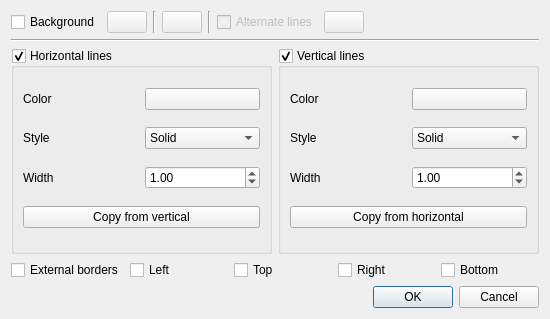
<?xml version="1.0" encoding="UTF-8"?>
<ui version="4.0">
 <class>Dialog</class>
 <widget class="QDialog" name="Dialog">
  <property name="geometry">
   <rect>
    <x>0</x>
    <y>0</y>
    <width>550</width>
    <height>319</height>
   </rect>
  </property>
  <property name="windowTitle">
   <string>Edit borders</string>
  </property>
  <layout class="QGridLayout" name="gridLayout_3">
   <item row="2" column="0">
    <widget class="QGroupBox" name="hLineGroupBox">
     <property name="title">
      <string>Horizontal lines</string>
     </property>
     <property name="checkable">
      <bool>true</bool>
     </property>
     <layout class="QGridLayout" name="gridLayout">
      <item row="0" column="0">
       <widget class="QLabel" name="label">
        <property name="text">
         <string>Color</string>
        </property>
       </widget>
      </item>
      <item row="0" column="1">
       <widget class="ColorSelectButton" name="hPenColorBtn">
        <property name="color" stdset="0">
         <color>
          <red>0</red>
          <green>0</green>
          <blue>0</blue>
         </color>
        </property>
       </widget>
      </item>
      <item row="1" column="0">
       <widget class="QLabel" name="label_2">
        <property name="text">
         <string>Style</string>
        </property>
       </widget>
      </item>
      <item row="2" column="1">
       <widget class="QDoubleSpinBox" name="hPenWidthSpin">
        <property name="minimum">
         <double>0.100000000000000</double>
        </property>
        <property name="maximum">
         <double>16.000000000000000</double>
        </property>
        <property name="singleStep">
         <double>0.500000000000000</double>
        </property>
        <property name="value">
         <double>1.000000000000000</double>
        </property>
       </widget>
      </item>
      <item row="1" column="1">
       <widget class="QComboBox" name="hPenStyleCombo">
        <item>
         <property name="text">
          <string>Solid</string>
         </property>
        </item>
        <item>
         <property name="text">
          <string>Dashed</string>
         </property>
        </item>
        <item>
         <property name="text">
          <string>Dotted</string>
         </property>
        </item>
        <item>
         <property name="text">
          <string>Dash-dot</string>
         </property>
        </item>
        <item>
         <property name="text">
          <string>Dash-dot-dot</string>
         </property>
        </item>
       </widget>
      </item>
      <item row="2" column="0">
       <widget class="QLabel" name="label_9">
        <property name="text">
         <string>Width</string>
        </property>
       </widget>
      </item>
      <item row="3" column="0" colspan="2">
       <widget class="QPushButton" name="copyVerticalBtn">
        <property name="text">
         <string>Copy from vertical</string>
        </property>
       </widget>
      </item>
     </layout>
    </widget>
   </item>
   <item row="4" column="0" colspan="2">
    <layout class="QHBoxLayout" name="previewLayout"/>
   </item>
   <item row="2" column="1">
    <widget class="QGroupBox" name="vLineGroupBox">
     <property name="title">
      <string>Vertical lines</string>
     </property>
     <property name="checkable">
      <bool>true</bool>
     </property>
     <layout class="QGridLayout" name="gridLayout_2">
      <item row="0" column="0">
       <widget class="QLabel" name="label_3">
        <property name="text">
         <string>Color</string>
        </property>
       </widget>
      </item>
      <item row="0" column="1">
       <widget class="ColorSelectButton" name="vPenColorBtn">
        <property name="color" stdset="0">
         <color>
          <red>0</red>
          <green>0</green>
          <blue>0</blue>
         </color>
        </property>
       </widget>
      </item>
      <item row="1" column="0">
       <widget class="QLabel" name="label_4">
        <property name="text">
         <string>Style</string>
        </property>
       </widget>
      </item>
      <item row="1" column="1">
       <widget class="QComboBox" name="vPenStyleCombo">
        <item>
         <property name="text">
          <string>Solid</string>
         </property>
        </item>
        <item>
         <property name="text">
          <string>Dashed</string>
         </property>
        </item>
        <item>
         <property name="text">
          <string>Dotted</string>
         </property>
        </item>
        <item>
         <property name="text">
          <string>Dash-dot</string>
         </property>
        </item>
        <item>
         <property name="text">
          <string>Dash-dot-dot</string>
         </property>
        </item>
       </widget>
      </item>
      <item row="2" column="0">
       <widget class="QLabel" name="label_10">
        <property name="text">
         <string>Width</string>
        </property>
       </widget>
      </item>
      <item row="2" column="1">
       <widget class="QDoubleSpinBox" name="vPenWidthSpin">
        <property name="minimum">
         <double>0.100000000000000</double>
        </property>
        <property name="maximum">
         <double>16.000000000000000</double>
        </property>
        <property name="singleStep">
         <double>0.500000000000000</double>
        </property>
        <property name="value">
         <double>1.000000000000000</double>
        </property>
       </widget>
      </item>
      <item row="3" column="0" colspan="2">
       <widget class="QPushButton" name="copyHorizontalBtn">
        <property name="text">
         <string>Copy from horizontal</string>
        </property>
       </widget>
      </item>
     </layout>
    </widget>
   </item>
   <item row="3" column="0" colspan="2">
    <layout class="QHBoxLayout" name="horizontalLayout">
     <item>
      <widget class="QCheckBox" name="bordersChk">
       <property name="text">
        <string>External borders</string>
       </property>
      </widget>
     </item>
     <item>
      <widget class="QCheckBox" name="leftChk">
       <property name="text">
        <string>Left</string>
       </property>
      </widget>
     </item>
     <item>
      <widget class="QCheckBox" name="topChk">
       <property name="text">
        <string>Top</string>
       </property>
      </widget>
     </item>
     <item>
      <widget class="QCheckBox" name="rightChk">
       <property name="text">
        <string>Right</string>
       </property>
      </widget>
     </item>
     <item>
      <widget class="QCheckBox" name="bottomChk">
       <property name="text">
        <string>Bottom</string>
       </property>
      </widget>
     </item>
    </layout>
   </item>
   <item row="5" column="0" colspan="2">
    <widget class="QDialogButtonBox" name="buttonBox">
     <property name="orientation">
      <enum>Qt::Horizontal</enum>
     </property>
     <property name="standardButtons">
      <set>QDialogButtonBox::Cancel|QDialogButtonBox::Ok</set>
     </property>
    </widget>
   </item>
   <item row="1" column="0" colspan="2">
    <widget class="Line" name="line">
     <property name="orientation">
      <enum>Qt::Horizontal</enum>
     </property>
    </widget>
   </item>
   <item row="0" column="0" colspan="2">
    <layout class="QHBoxLayout" name="horizontalLayout_2">
     <item>
      <widget class="QCheckBox" name="backgroundChk">
       <property name="text">
        <string>Background</string>
       </property>
      </widget>
     </item>
     <item>
      <widget class="ColorSelectButton" name="backgroundColorBtn">
       <property name="enabled">
        <bool>false</bool>
       </property>
       <property name="color" stdset="0">
        <color>
         <red>184</red>
         <green>232</green>
         <blue>236</blue>
        </color>
       </property>
      </widget>
     </item>
     <item>
      <widget class="Line" name="line_2">
       <property name="orientation">
        <enum>Qt::Vertical</enum>
       </property>
      </widget>
     </item>
     <item>
      <widget class="QPushButton" name="invertBtn">
       <property name="enabled">
        <bool>false</bool>
       </property>
       <property name="sizePolicy">
        <sizepolicy hsizetype="Maximum" vsizetype="Fixed">
         <horstretch>0</horstretch>
         <verstretch>0</verstretch>
        </sizepolicy>
       </property>
       <property name="toolTip">
        <string>Invert colors</string>
       </property>
       <property name="icon">
        <iconset theme="document-swap"/>
       </property>
      </widget>
     </item>
     <item>
      <widget class="Line" name="line_3">
       <property name="orientation">
        <enum>Qt::Vertical</enum>
       </property>
      </widget>
     </item>
     <item>
      <widget class="QCheckBox" name="alternateChk">
       <property name="enabled">
        <bool>false</bool>
       </property>
       <property name="text">
        <string>Alternate lines</string>
       </property>
      </widget>
     </item>
     <item>
      <widget class="ColorSelectButton" name="alternateColorBtn">
       <property name="enabled">
        <bool>false</bool>
       </property>
       <property name="color" stdset="0">
        <color>
         <red>216</red>
         <green>210</green>
         <blue>236</blue>
        </color>
       </property>
      </widget>
     </item>
     <item>
      <spacer name="horizontalSpacer">
       <property name="orientation">
        <enum>Qt::Horizontal</enum>
       </property>
       <property name="sizeHint" stdset="0">
        <size>
         <width>40</width>
         <height>20</height>
        </size>
       </property>
      </spacer>
     </item>
    </layout>
   </item>
  </layout>
 </widget>
 <customwidgets>
  <customwidget>
   <class>ColorSelectButton</class>
   <extends>QPushButton</extends>
   <header>colorselectbutton</header>
  </customwidget>
 </customwidgets>
 <resources/>
 <connections>
  <connection>
   <sender>buttonBox</sender>
   <signal>accepted()</signal>
   <receiver>Dialog</receiver>
   <slot>accept()</slot>
   <hints>
    <hint type="sourcelabel">
     <x>244</x>
     <y>312</y>
    </hint>
    <hint type="destinationlabel">
     <x>157</x>
     <y>274</y>
    </hint>
   </hints>
  </connection>
  <connection>
   <sender>buttonBox</sender>
   <signal>rejected()</signal>
   <receiver>Dialog</receiver>
   <slot>reject()</slot>
   <hints>
    <hint type="sourcelabel">
     <x>312</x>
     <y>312</y>
    </hint>
    <hint type="destinationlabel">
     <x>286</x>
     <y>274</y>
    </hint>
   </hints>
  </connection>
  <connection>
   <sender>backgroundChk</sender>
   <signal>toggled(bool)</signal>
   <receiver>backgroundColorBtn</receiver>
   <slot>setEnabled(bool)</slot>
   <hints>
    <hint type="sourcelabel">
     <x>89</x>
     <y>18</y>
    </hint>
    <hint type="destinationlabel">
     <x>140</x>
     <y>20</y>
    </hint>
   </hints>
  </connection>
  <connection>
   <sender>alternateChk</sender>
   <signal>toggled(bool)</signal>
   <receiver>alternateColorBtn</receiver>
   <slot>setEnabled(bool)</slot>
   <hints>
    <hint type="sourcelabel">
     <x>336</x>
     <y>22</y>
    </hint>
    <hint type="destinationlabel">
     <x>426</x>
     <y>22</y>
    </hint>
   </hints>
  </connection>
  <connection>
   <sender>bordersChk</sender>
   <signal>toggled(bool)</signal>
   <receiver>leftChk</receiver>
   <slot>setChecked(bool)</slot>
   <hints>
    <hint type="sourcelabel">
     <x>69</x>
     <y>253</y>
    </hint>
    <hint type="destinationlabel">
     <x>123</x>
     <y>249</y>
    </hint>
   </hints>
  </connection>
  <connection>
   <sender>bordersChk</sender>
   <signal>toggled(bool)</signal>
   <receiver>topChk</receiver>
   <slot>setChecked(bool)</slot>
   <hints>
    <hint type="sourcelabel">
     <x>13</x>
     <y>248</y>
    </hint>
    <hint type="destinationlabel">
     <x>240</x>
     <y>251</y>
    </hint>
   </hints>
  </connection>
  <connection>
   <sender>bordersChk</sender>
   <signal>toggled(bool)</signal>
   <receiver>rightChk</receiver>
   <slot>setChecked(bool)</slot>
   <hints>
    <hint type="sourcelabel">
     <x>17</x>
     <y>245</y>
    </hint>
    <hint type="destinationlabel">
     <x>347</x>
     <y>245</y>
    </hint>
   </hints>
  </connection>
  <connection>
   <sender>bordersChk</sender>
   <signal>toggled(bool)</signal>
   <receiver>bottomChk</receiver>
   <slot>setChecked(bool)</slot>
   <hints>
    <hint type="sourcelabel">
     <x>21</x>
     <y>253</y>
    </hint>
    <hint type="destinationlabel">
     <x>490</x>
     <y>254</y>
    </hint>
   </hints>
  </connection>
  <connection>
   <sender>vLineGroupBox</sender>
   <signal>toggled(bool)</signal>
   <receiver>copyVerticalBtn</receiver>
   <slot>setEnabled(bool)</slot>
   <hints>
    <hint type="sourcelabel">
     <x>356</x>
     <y>61</y>
    </hint>
    <hint type="destinationlabel">
     <x>164</x>
     <y>200</y>
    </hint>
   </hints>
  </connection>
  <connection>
   <sender>hLineGroupBox</sender>
   <signal>toggled(bool)</signal>
   <receiver>copyHorizontalBtn</receiver>
   <slot>setEnabled(bool)</slot>
   <hints>
    <hint type="sourcelabel">
     <x>141</x>
     <y>62</y>
    </hint>
    <hint type="destinationlabel">
     <x>297</x>
     <y>212</y>
    </hint>
   </hints>
  </connection>
  <connection>
   <sender>backgroundChk</sender>
   <signal>toggled(bool)</signal>
   <receiver>alternateChk</receiver>
   <slot>setEnabled(bool)</slot>
   <hints>
    <hint type="sourcelabel">
     <x>33</x>
     <y>29</y>
    </hint>
    <hint type="destinationlabel">
     <x>328</x>
     <y>22</y>
    </hint>
   </hints>
  </connection>
  <connection>
   <sender>alternateChk</sender>
   <signal>toggled(bool)</signal>
   <receiver>invertBtn</receiver>
   <slot>setEnabled(bool)</slot>
   <hints>
    <hint type="sourcelabel">
     <x>325</x>
     <y>31</y>
    </hint>
    <hint type="destinationlabel">
     <x>270</x>
     <y>27</y>
    </hint>
   </hints>
  </connection>
 </connections>
</ui>
